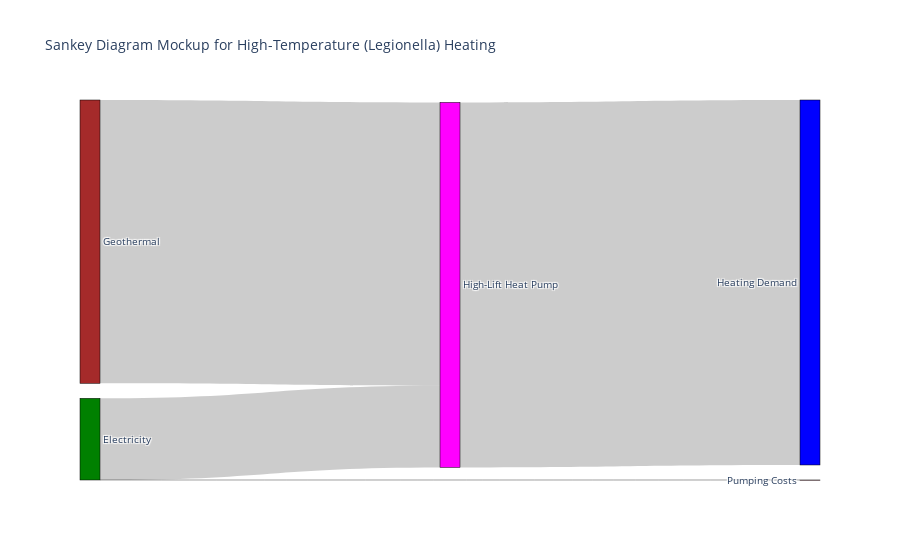

The cell this chart's notebook holds for it:
### Code cell
fig = go.Figure(data=[go.Sankey(
    node = dict(
      pad = 15,
      thickness = 20,
      line = dict(color = "black", width = 0.5),
      label = ["Geothermal", "Electricity", "High-Lift Heat Pump", "Heating Demand", "Pumping Costs"],
      color = ["brown", "green","magenta","blue", "pink","grey"]
    ),
    link = dict(
      source = [0, 1, 1, 2], # indices correspond to labels, eg A1, A2, A2, B1, ...
      target = [2, 2, 4, 3],
      value = [tot_demand/fac, hplelec/fac, 0.0001, (tot_demand+hplelec)/fac],
      label = ["Conventional Extraction at 12˚C (54 ˚F)","Input to Heat Pump","Pumping Costs","Heating Demands"],
  ),
    hoverinfo = "all",
    arrangement="snap",
)])

fig.update_layout(title_text="Sankey Diagram Mockup for High-Temperature (Legionella) Heating", font_size=10)
fig.show()

### Figure 1 — Plotly figure (JSON) as saved in the notebook; plotly's stock layout.template omitted (floating-point values rounded to 4 significant figures)
{"data": [{"arrangement": "snap", "hoverinfo": "all", "link": {"label": ["Conventional Extraction at 12˚C (54 ˚F)", "Input to Heat Pump", "Pumping Costs", "Heating Demands"], "source": [0, 1, 1, 2], "target": [2, 2, 4, 3], "value": [1.048, 0.302, 0.0001, 1.35]}, "node": {"color": ["brown", "green", "magenta", "blue", "pink", "grey"], "label": ["Geothermal", "Electricity", "High-Lift Heat Pump", "Heating Demand", "Pumping Costs"], "line": {"color": "black", "width": 0.5}, "pad": 15, "thickness": 20}, "type": "sankey"}], "layout": {"font": {"size": 10}, "title": {"text": "Sankey Diagram Mockup for High-Temperature (Legionella) Heating"}}}
